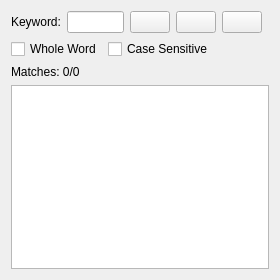
<?xml version="1.0" encoding="UTF-8"?>
<ui version="4.0">
 <class>TextMatcher</class>
 <widget class="QWidget" name="TextMatcher">
  <property name="geometry">
   <rect>
    <x>0</x>
    <y>0</y>
    <width>280</width>
    <height>280</height>
   </rect>
  </property>
  <property name="minimumSize">
   <size>
    <width>240</width>
    <height>240</height>
   </size>
  </property>
  <property name="windowTitle">
   <string>TextMatcher</string>
  </property>
  <layout class="QGridLayout" name="gridLayout">
   <item row="1" column="0">
    <layout class="QVBoxLayout" name="verticalLayout">
     <item>
      <layout class="QHBoxLayout" name="horizontalLayout">
       <item>
        <widget class="QLabel" name="label">
         <property name="minimumSize">
          <size>
           <width>50</width>
           <height>0</height>
          </size>
         </property>
         <property name="text">
          <string>Keyword:</string>
         </property>
        </widget>
       </item>
       <item>
        <widget class="QLineEdit" name="lineEdit">
         <property name="layoutDirection">
          <enum>Qt::LayoutDirection::LeftToRight</enum>
         </property>
         <property name="clearButtonEnabled">
          <bool>true</bool>
         </property>
        </widget>
       </item>
       <item>
        <widget class="QPushButton" name="findPrevButton">
         <property name="sizePolicy">
          <sizepolicy hsizetype="Fixed" vsizetype="Fixed">
           <horstretch>0</horstretch>
           <verstretch>0</verstretch>
          </sizepolicy>
         </property>
         <property name="text">
          <string/>
         </property>
         <property name="icon">
          <iconset theme="QIcon::ThemeIcon::GoUp"/>
         </property>
         <property name="iconSize">
          <size>
           <width>12</width>
           <height>12</height>
          </size>
         </property>
        </widget>
       </item>
       <item>
        <widget class="QPushButton" name="findNextButton">
         <property name="sizePolicy">
          <sizepolicy hsizetype="Fixed" vsizetype="Fixed">
           <horstretch>0</horstretch>
           <verstretch>0</verstretch>
          </sizepolicy>
         </property>
         <property name="text">
          <string/>
         </property>
         <property name="icon">
          <iconset theme="QIcon::ThemeIcon::GoDown"/>
         </property>
         <property name="iconSize">
          <size>
           <width>12</width>
           <height>12</height>
          </size>
         </property>
        </widget>
       </item>
       <item>
        <widget class="QPushButton" name="loadFileButton">
         <property name="sizePolicy">
          <sizepolicy hsizetype="Fixed" vsizetype="Fixed">
           <horstretch>0</horstretch>
           <verstretch>0</verstretch>
          </sizepolicy>
         </property>
         <property name="text">
          <string/>
         </property>
         <property name="icon">
          <iconset theme="QIcon::ThemeIcon::DocumentOpen"/>
         </property>
        </widget>
       </item>
       <item>
        <spacer name="horizontalSpacer">
         <property name="orientation">
          <enum>Qt::Orientation::Horizontal</enum>
         </property>
        </spacer>
       </item>
      </layout>
     </item>
     <item>
      <layout class="QHBoxLayout" name="horizontalLayout_2">
       <item>
        <widget class="QCheckBox" name="wholeWordCheckbox">
         <property name="text">
          <string>Whole Word</string>
         </property>
        </widget>
       </item>
       <item>
        <widget class="QCheckBox" name="caseSensitiveCheckbox">
         <property name="sizePolicy">
          <sizepolicy hsizetype="MinimumExpanding" vsizetype="Fixed">
           <horstretch>0</horstretch>
           <verstretch>0</verstretch>
          </sizepolicy>
         </property>
         <property name="text">
          <string>Case Sensitive</string>
         </property>
        </widget>
       </item>
      </layout>
     </item>
     <item>
      <widget class="QLabel" name="statusLabel">
       <property name="maximumSize">
        <size>
         <width>85</width>
         <height>16777215</height>
        </size>
       </property>
       <property name="text">
        <string>Matches: 0/0</string>
       </property>
      </widget>
     </item>
     <item>
      <widget class="QTextEdit" name="textEdit">
       <property name="minimumSize">
        <size>
         <width>0</width>
         <height>0</height>
        </size>
       </property>
      </widget>
     </item>
    </layout>
   </item>
  </layout>
 </widget>
 <resources/>
 <connections/>
</ui>
